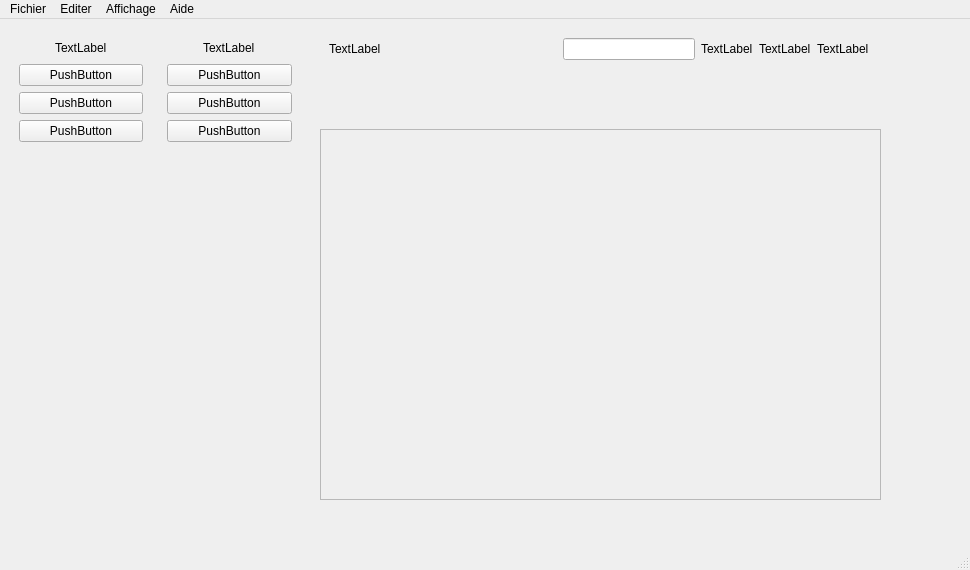
<?xml version="1.0" encoding="UTF-8"?>
<ui version="4.0">
 <class>MainWindow</class>
 <widget class="QMainWindow" name="MainWindow">
  <property name="geometry">
   <rect>
    <x>0</x>
    <y>0</y>
    <width>970</width>
    <height>570</height>
   </rect>
  </property>
  <property name="windowTitle">
   <string>MainWindow</string>
  </property>
  <widget class="QWidget" name="centralwidget">
   <widget class="QWidget" name="widget_3" native="true">
    <property name="geometry">
     <rect>
      <x>310</x>
      <y>10</y>
      <width>601</width>
      <height>481</height>
     </rect>
    </property>
    <widget class="QFrame" name="frame">
     <property name="geometry">
      <rect>
       <x>10</x>
       <y>100</y>
       <width>561</width>
       <height>371</height>
      </rect>
     </property>
     <property name="frameShape">
      <enum>QFrame::Shape::StyledPanel</enum>
     </property>
     <property name="frameShadow">
      <enum>QFrame::Shadow::Raised</enum>
     </property>
    </widget>
    <widget class="QWidget" name="">
     <property name="geometry">
      <rect>
       <x>10</x>
       <y>0</y>
       <width>558</width>
       <height>89</height>
      </rect>
     </property>
     <layout class="QVBoxLayout" name="verticalLayout_6">
      <item>
       <widget class="QWidget" name="widget_4" native="true">
        <layout class="QHBoxLayout" name="horizontalLayout_3">
         <item>
          <widget class="QLabel" name="label_3">
           <property name="text">
            <string>TextLabel</string>
           </property>
          </widget>
         </item>
         <item>
          <spacer name="horizontalSpacer">
           <property name="orientation">
            <enum>Qt::Orientation::Horizontal</enum>
           </property>
           <property name="sizeHint" stdset="0">
            <size>
             <width>176</width>
             <height>20</height>
            </size>
           </property>
          </spacer>
         </item>
         <item>
          <widget class="QLineEdit" name="lineEdit"/>
         </item>
         <item>
          <widget class="QLabel" name="label_6">
           <property name="text">
            <string>TextLabel</string>
           </property>
          </widget>
         </item>
         <item>
          <widget class="QLabel" name="label_4">
           <property name="text">
            <string>TextLabel</string>
           </property>
          </widget>
         </item>
         <item>
          <widget class="QLabel" name="label_5">
           <property name="text">
            <string>TextLabel</string>
           </property>
          </widget>
         </item>
        </layout>
       </widget>
      </item>
      <item>
       <spacer name="verticalSpacer_3">
        <property name="orientation">
         <enum>Qt::Orientation::Vertical</enum>
        </property>
        <property name="sizeHint" stdset="0">
         <size>
          <width>20</width>
          <height>40</height>
         </size>
        </property>
       </spacer>
      </item>
     </layout>
    </widget>
   </widget>
   <widget class="QWidget" name="">
    <property name="geometry">
     <rect>
      <x>0</x>
      <y>0</y>
      <width>2</width>
      <height>2</height>
     </rect>
    </property>
    <layout class="QHBoxLayout" name="horizontalLayout_4"/>
   </widget>
   <widget class="QWidget" name="">
    <property name="geometry">
     <rect>
      <x>0</x>
      <y>0</y>
      <width>2</width>
      <height>2</height>
     </rect>
    </property>
    <layout class="QHBoxLayout" name="horizontalLayout_6"/>
   </widget>
   <widget class="QWidget" name="">
    <property name="geometry">
     <rect>
      <x>10</x>
      <y>10</y>
      <width>291</width>
      <height>481</height>
     </rect>
    </property>
    <layout class="QHBoxLayout" name="horizontalLayout_7">
     <item>
      <widget class="QWidget" name="widget" native="true">
       <layout class="QVBoxLayout" name="verticalLayout_3">
        <item>
         <layout class="QHBoxLayout" name="horizontalLayout">
          <item>
           <spacer name="horizontalSpacer_5">
            <property name="orientation">
             <enum>Qt::Orientation::Horizontal</enum>
            </property>
            <property name="sizeHint" stdset="0">
             <size>
              <width>40</width>
              <height>20</height>
             </size>
            </property>
           </spacer>
          </item>
          <item>
           <widget class="QLabel" name="label">
            <property name="text">
             <string>TextLabel</string>
            </property>
           </widget>
          </item>
          <item>
           <spacer name="horizontalSpacer_4">
            <property name="orientation">
             <enum>Qt::Orientation::Horizontal</enum>
            </property>
            <property name="sizeHint" stdset="0">
             <size>
              <width>40</width>
              <height>20</height>
             </size>
            </property>
           </spacer>
          </item>
         </layout>
        </item>
        <item>
         <layout class="QVBoxLayout" name="verticalLayout">
          <item>
           <widget class="QPushButton" name="pushButton">
            <property name="text">
             <string>PushButton</string>
            </property>
           </widget>
          </item>
          <item>
           <widget class="QPushButton" name="pushButton_2">
            <property name="text">
             <string>PushButton</string>
            </property>
           </widget>
          </item>
          <item>
           <widget class="QPushButton" name="pushButton_3">
            <property name="text">
             <string>PushButton</string>
            </property>
           </widget>
          </item>
         </layout>
        </item>
        <item>
         <spacer name="verticalSpacer">
          <property name="orientation">
           <enum>Qt::Orientation::Vertical</enum>
          </property>
          <property name="sizeHint" stdset="0">
           <size>
            <width>20</width>
            <height>338</height>
           </size>
          </property>
         </spacer>
        </item>
       </layout>
      </widget>
     </item>
     <item>
      <widget class="QWidget" name="widget_2" native="true">
       <layout class="QVBoxLayout" name="verticalLayout_4">
        <item>
         <layout class="QHBoxLayout" name="horizontalLayout_2">
          <item>
           <spacer name="horizontalSpacer_7">
            <property name="orientation">
             <enum>Qt::Orientation::Horizontal</enum>
            </property>
            <property name="sizeHint" stdset="0">
             <size>
              <width>40</width>
              <height>20</height>
             </size>
            </property>
           </spacer>
          </item>
          <item>
           <widget class="QLabel" name="label_2">
            <property name="text">
             <string>TextLabel</string>
            </property>
           </widget>
          </item>
          <item>
           <spacer name="horizontalSpacer_6">
            <property name="orientation">
             <enum>Qt::Orientation::Horizontal</enum>
            </property>
            <property name="sizeHint" stdset="0">
             <size>
              <width>40</width>
              <height>20</height>
             </size>
            </property>
           </spacer>
          </item>
         </layout>
        </item>
        <item>
         <layout class="QVBoxLayout" name="verticalLayout_2">
          <item>
           <widget class="QPushButton" name="pushButton_4">
            <property name="text">
             <string>PushButton</string>
            </property>
           </widget>
          </item>
          <item>
           <widget class="QPushButton" name="pushButton_5">
            <property name="text">
             <string>PushButton</string>
            </property>
           </widget>
          </item>
          <item>
           <widget class="QPushButton" name="pushButton_6">
            <property name="text">
             <string>PushButton</string>
            </property>
           </widget>
          </item>
         </layout>
        </item>
        <item>
         <spacer name="verticalSpacer_2">
          <property name="orientation">
           <enum>Qt::Orientation::Vertical</enum>
          </property>
          <property name="sizeHint" stdset="0">
           <size>
            <width>20</width>
            <height>338</height>
           </size>
          </property>
         </spacer>
        </item>
       </layout>
      </widget>
     </item>
    </layout>
   </widget>
  </widget>
  <widget class="QStatusBar" name="statusbar"/>
  <widget class="QMenuBar" name="menubar">
   <property name="geometry">
    <rect>
     <x>0</x>
     <y>0</y>
     <width>970</width>
     <height>33</height>
    </rect>
   </property>
   <widget class="QMenu" name="menuFichier">
    <property name="title">
     <string>Fichier</string>
    </property>
    <addaction name="action1"/>
    <addaction name="action2"/>
    <addaction name="action3"/>
    <addaction name="action4"/>
   </widget>
   <widget class="QMenu" name="menuEditer">
    <property name="title">
     <string>Editer</string>
    </property>
   </widget>
   <widget class="QMenu" name="menuAffichage">
    <property name="title">
     <string>Affichage</string>
    </property>
   </widget>
   <widget class="QMenu" name="menuAide">
    <property name="title">
     <string>Aide</string>
    </property>
   </widget>
   <addaction name="menuFichier"/>
   <addaction name="menuEditer"/>
   <addaction name="menuAffichage"/>
   <addaction name="menuAide"/>
  </widget>
  <action name="action1">
   <property name="text">
    <string>1</string>
   </property>
  </action>
  <action name="action2">
   <property name="text">
    <string>2</string>
   </property>
  </action>
  <action name="action3">
   <property name="text">
    <string>3</string>
   </property>
  </action>
  <action name="action4">
   <property name="text">
    <string>4</string>
   </property>
  </action>
 </widget>
 <resources/>
 <connections/>
</ui>
